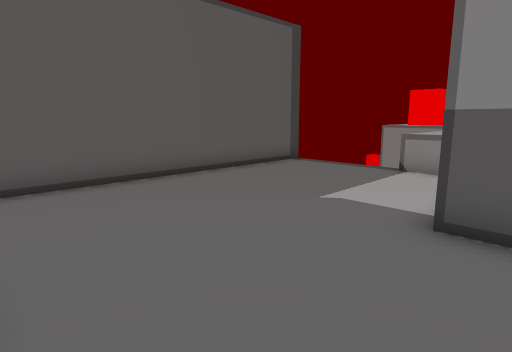
[1] (above)

13 first-person views from a walk through a scene from a Unity 3-D project. The camera is 1.5 m above the floor, tilts 10° down and sees 75° across. The floor is counted in squares, 0.9 m on a side. Each view is taken from the middle of a square. On the plan, view 1 faces up. The plan holds only what a view shows up to about 16 squares ahead; the rest is blank. The place goes on beyond the plan. The player is left out.

[2]
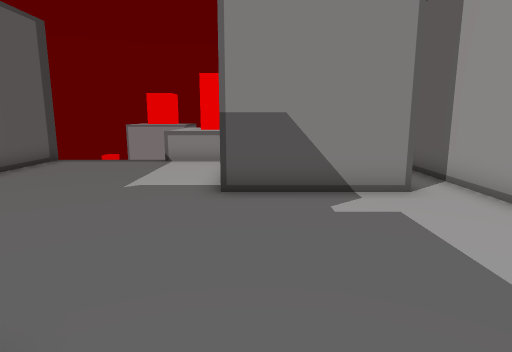

[3]
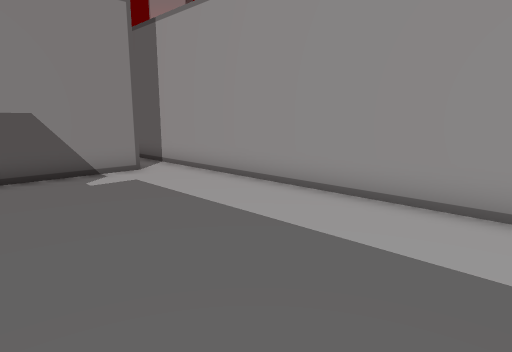

[4]
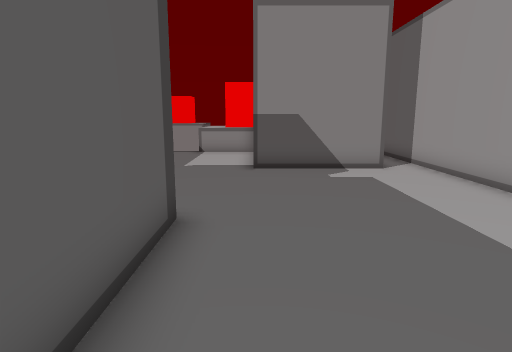

[5]
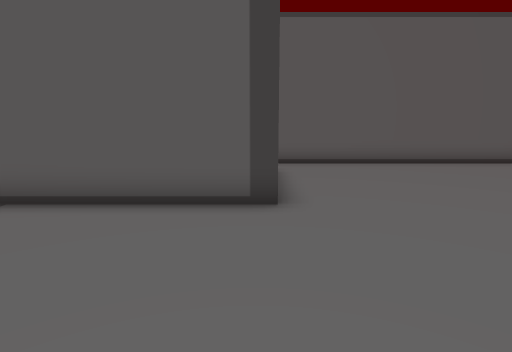

[6]
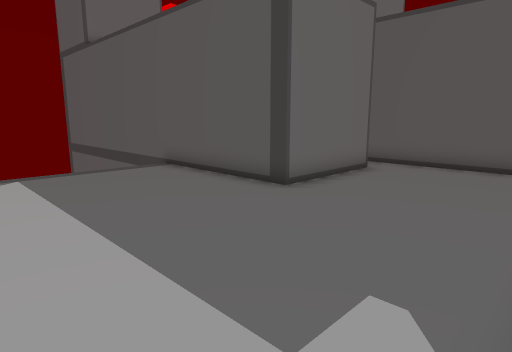

[7]
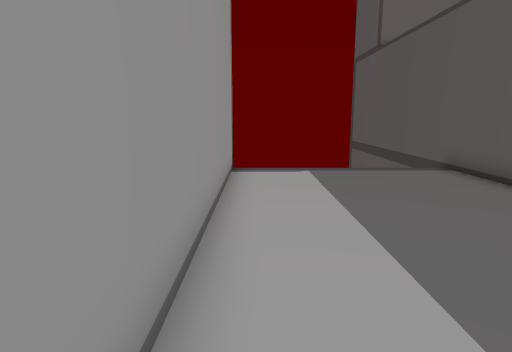

[8]
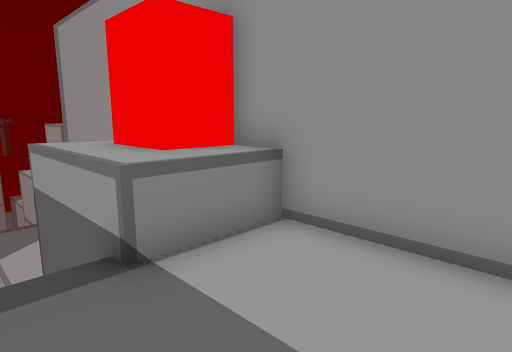

[9]
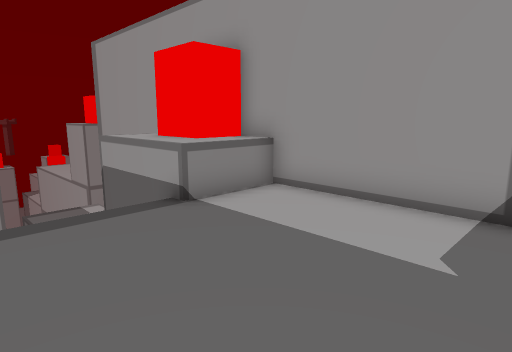

[10]
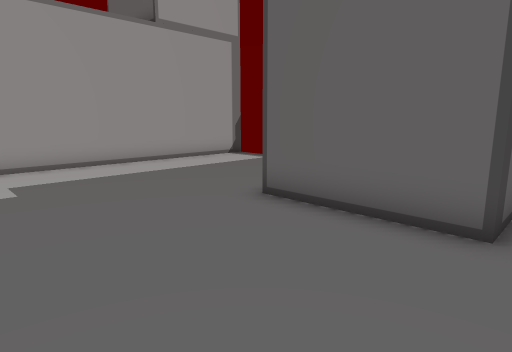

[11]
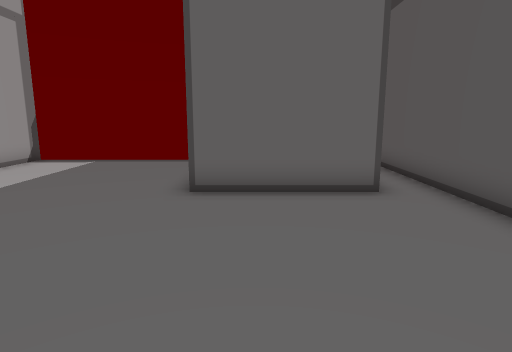

[12]
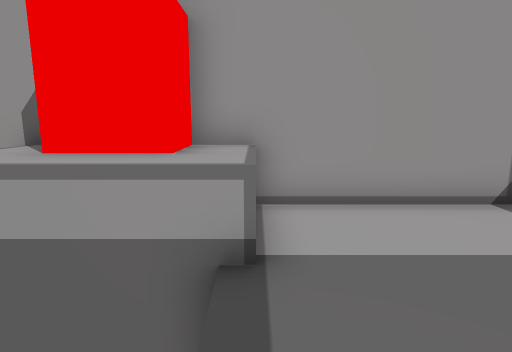

[13]
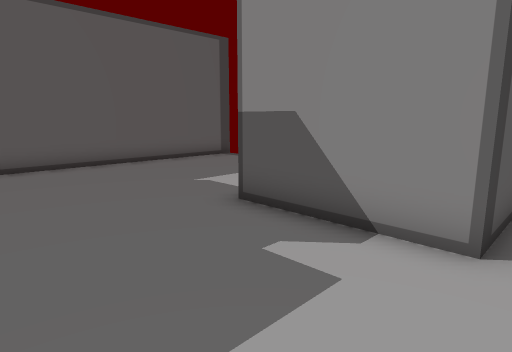

### Floor plan
Key: @ floor where view 1 was taken; # wall or solid block; . floor; ^ raised ledge; v drop or lower ground; B red block.
Columns run from 6 left of view 1 to 9 right of it. Each row starts with its distance up from view 1.
 14        #v
 13       ##.v   ^^
 12      ##...v ^^^^
 11     ##.....^^B ^
 10    ##......^^^
  9   ##........^^
  8  ##.........##
  7 ##.........##
  6 #.........##
  5 .........##
  4 ###......##
  3   ##......####
  2   ##.......##.##
  1   ##.........##
  0  ##...@.....##
 -1 ##.........##
 -2 #.........##
 -3 #........##
 -4   ......##
 -5    ....##
 -6     ..##
 -7      ##

Positions as (right, up) in squares from view 1, and headings:
1: (0, 0), facing up
2: (-2, -1), facing up-right
3: (-5, -2), facing right
4: (-5, -3), facing up-right
5: (2, -3), facing up-left
6: (6, 1), facing left
7: (6, 1), facing down-left
8: (1, 9), facing right
9: (-2, 9), facing right
10: (-2, 9), facing down
11: (2, 8), facing down-left
12: (2, 13), facing down-right
13: (3, -2), facing up
